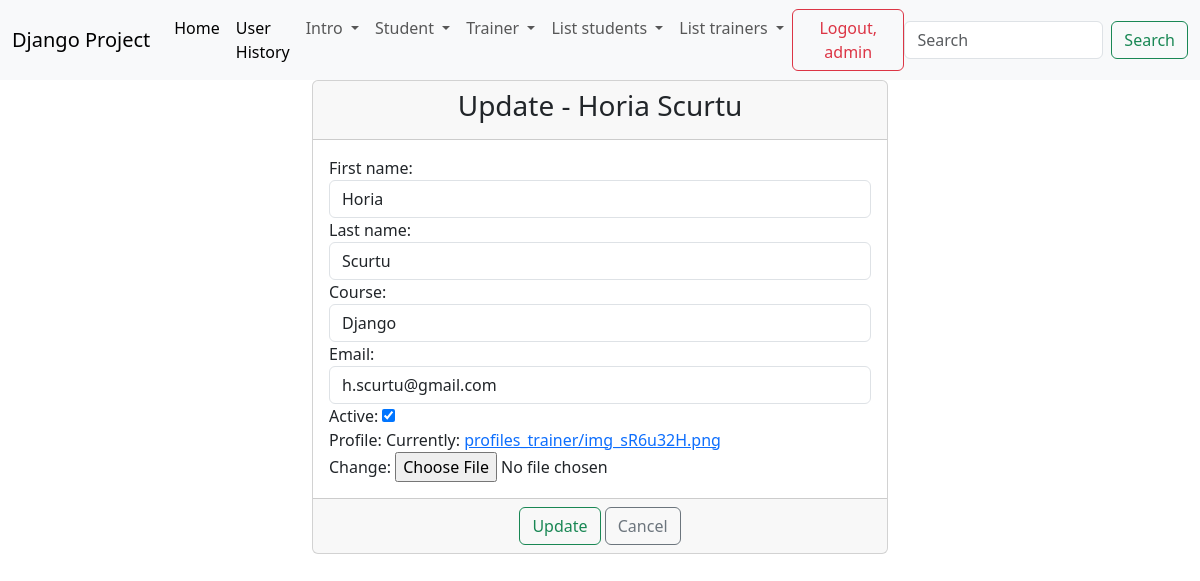
/update_trainers/2/ (signed in), run on the app's committed database.
### trainer/models.py (models this page shows)
class Trainer(models.Model):
    first_name = models.CharField(max_length=20)
    last_name = models.CharField(max_length=20)
    course = models.CharField(max_length=40)
    email = models.EmailField(max_length=40)
    active = models.BooleanField(default=True)
    profile = models.ImageField(upload_to='profiles_trainer/', null=True)
    def __str__(self):
        return f'{self.first_name} {self.last_name}'

### trainer/views.py (the view)
# urls.py: path('update_trainers/<int:pk>/', views.TrainerUpdateView.as_view(), name='update-trainers'),
class TrainerUpdateView(LoginRequiredMixin, PermissionRequiredMixin, UpdateView):
    template_name = 'trainer/update_trainer.html'
    model = Trainer
    form_class = TrainerUpdateForm
    success_url = reverse_lazy('list-of-trainers')
    permission_required = 'trainer.change_trainer'

### trainer/forms.py
class TrainerUpdateForm(forms.ModelForm):
    class Meta:
        model = Trainer
        fields = '__all__'
        widgets = {
            'first_name': TextInput(attrs={'class': 'form-control', 'placeholder': 'Please enter a first name'}),
            'last_name': TextInput(attrs={'class': 'form-control', 'placeholder': 'Please enter a last name'}),
            'course': TextInput(attrs={'class': 'form-control', 'placeholder': 'Please enter a course'}),
            'email': EmailInput(attrs={'class': 'form-control', 'placeholder': 'Please enter an email'})
        }

### djangoProject/context_processors.py (called while the page is built)
def get_all_students(request):
    return {'students': Student.objects.all()}

def get_all_trainers(request):
    return {'trainers': Trainer.objects.all()}

### student/models.py (called while the page is built)
    def __str__(self):
        return f'{self.first_name} {self.last_name}'

### templates/trainer/update_trainer.html (shortened to what this page needs)
{% extends 'base.html' %}
{% block content %}
    <div class="container-fluid">
        <div class="row">
            <div class="col-md-6 offset-md-3">
                    <div class="card">
                        <div class="card-header">
                            <h3 class="text-center">Update - {{ trainer.first_name }}  {{ trainer.last_name }}</h3>
                        </div>
                        <form method="post" enctype="multipart/form-data">
                            <div class="card-body">
                                {{ form }}
                            </div>
                            <div class="card-footer text-center">
                                <button type="submit" class="btn btn-outline-success">Update</button>
                                <a href="{% url 'list-of-trainers' %}" class="btn btn-outline-secondary">Cancel</a>
                            </div>
                        </form>
                    </div>
            </div>
        </div>
    </div>
{% endblock %}

### templates/navbar.html (shortened to what this page needs)
<nav class="navbar navbar-expand-lg bg-body-tertiary">
    <div class="container-fluid">
        <a class="navbar-brand" href="#">Django Project</a>
        <div class="collapse navbar-collapse" id="navbarSupportedContent">
            <ul class="navbar-nav me-auto mb-2 mb-lg-0">
                <li class="nav-item">
                    <a class="nav-link active" aria-current="page" href="{% url 'home_page' %}">Home</a>
                </li>
                {% if user.is_superuser %}
                    <li class="nav-item">
                        <a class="nav-link active" aria-current="page" href="{% url 'user-history' %}">User History</a>
                    </li>
                {% endif %}
                {% if user.is_authenticated %}
                    <li class="nav-item dropdown">
                        <a class="nav-link dropdown-toggle" href="#" role="button" data-bs-toggle="dropdown"
                           aria-expanded="false">
                            Intro
                        </a>
                    </li>
                    {% if perms.student.add_student or perms.student.view_list_of_students or perms.student.view_history_students %}
                        <li class="nav-item dropdown">
                            <a class="nav-link dropdown-toggle" href="#" role="button" data-bs-toggle="dropdown"
                               aria-expanded="false">
                                Student
                            </a>
                        </li>
                    {% endif %}
                    {% if perms.trainer.add_trainer or perms.trainer.view_list_of_trainers %}
                        <li class="nav-item dropdown">
                            <a class="nav-link dropdown-toggle" href="#" role="button" data-bs-toggle="dropdown"
                               aria-expanded="false">
                                Trainer
                            </a>
                        </li>
                    {% endif %}
                {% endif %}
                <li class="nav-item dropdown">
                    <a class="nav-link dropdown-toggle" href="#" role="button" data-bs-toggle="dropdown"
                       aria-expanded="false">
                        List students
                    </a>
                </li>
                <li class="nav-item dropdown">
                    <a class="nav-link dropdown-toggle" href="#" role="button" data-bs-toggle="dropdown"
                       aria-expanded="false">
                        List trainers
                    </a>
                </li>
            </ul>
            {% if user.is_authenticated %}
                <form method="post" action="{% url 'logout' %}">
                    <button type="submit" class="btn btn-outline-danger">Logout, {{ user.username }}</button>
                </form>
                <form class="d-flex" role="search">
                    <input class="form-control me-2" type="search" placeholder="Search" aria-label="Search">
                    <button class="btn btn-outline-success" type="submit">Search</button>
                </form>
            {% else %}
                <div>
                    <a class="btn btn-outline-secondary" href="{% url 'login' %}">Login</a>
                    <a class="btn btn-outline-success" href="{% url 'create-user' %}">Sign up</a>
                </div>
            {% endif %}
        </div>
    </div>
</nav>

### data on the page
Trainer: first_name "Horia", last_name "Scurtu", course "Django", email "h.scurtu@gmail.com", active "☑"

### other printed values
{{ user.username }} "admin"
